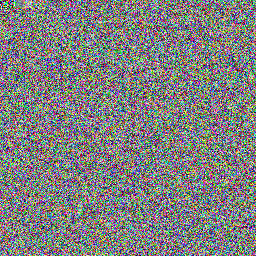
%> input picture image_encrypt_2D/image_encrypt_lena_with_t1.bmp, 256 x 256 px, given in place of plain_image.bmp, which was not available
$ octave Main_Decrypt_color.m   (GNU Octave 9; MATLAB toolbox functions it lacks are replaced by stand-ins)
%> lines starting %> are read from the running program, lines starting %| are printed output that depends on the picture; in (x1, y1, x2, y2) boxes, pixels count from 0 and x2, y2 are one past the last pixel; in counts of white or black regions, pixels touching at a corner belong together; the program's own positions count from 1; pictures that were not available may be replaced by others from this repository, and a replacement may not be noted
### image_encrypt_2D/LTS.m
function T = LTS(x0,r0,N0,N)
% LTS混沌系统
% x0 r0初始值
% N0 舍去的长度
% N 混沌系统的长度
T = zeros(1,N0+1+N);
T(1) = x0;
for i=2:(N0+N)+1
    if T(i-1)<0.5
        T(i) = mod(r0*T(i-1)*(1-T(i-1))+(4-r0)*T(i-1)/2,1);
    end
    if T(i-1)>=0.5
        T(i) = mod(r0*T(i-1)*(1-T(i-1))+(4-r0)*(1-T(i-1))/2,1);
    end
end
T = T(1,N0+2:length(T));
end

### image_encrypt_2D/SVD_Optimize.m
function Phi = SVD_Optimize(A)
    %-- 使用奇异值分解SVD来优化矩阵
    [M,N] = size(A);
    t = 5;

    %-- 测量矩阵A进行SVD分解, 计算对角矩阵S的平均值mean，得到对角矩阵S大于等于mean的总数f
    [~,S,~] = svd(A);
    mean = 0;
    for i=1:M
        mean = mean + S(i,i);
    end

    f = 0;
    for i=1:M
        if S(i,i)>=mean
            f = f+1;
        end
    end

    %-- 构造一个M*N的矩阵J，矩阵J的前f列乘以t
    J = ones(M,N);
    for j=1:f
        J(:,j) = J(:,j)*t;
    end

    %-- A与J点乘，
    A1 = A.*J;
    [U,S1,V] = svd(A1);
    for i=1:M
        S1(i,i) = 1;
    end
    Phi = U*S1*V';

end

### image_encrypt_2D/LSS.m
function P = LSS(x0,r0,N0,N)
P = zeros(1,N0+1+N);
P(1) = x0;
for i=2:(N0+N+1)
    P(i) = mod((r0*P(i-1)*(1-P(i-1))+(4-r0)*sin(pi*P(i-1))/4),1);
end
P = P(1,N0+2:length(P));
end

### image_encrypt_2D/TSS.m
function T = TSS(x0,r0,N0,N)
%--- TSS混沌系统
%--- x0 r0初始值
%--- N0需要丢弃的前N0个值
%--- N迭代的长度
T = zeros(1,N0+1+N);
T(1,1) = x0;

for i=2:(N0+1+N)
    if T(i-1)<0.5
        T(i) = mod(r0*T(i-1)/2+(4-r0)*sin(pi*T(i-1))/4,1);
    else
        T(i) = mod(r0*(1-T(i-1))/2+(4-r0)*sin(pi*T(i-1))/4,1);
    end
end
T = T(1,N0+2:length(T));
end

### image_encrypt_2D/divide_blocks.m
%% 子函数 分块函数，a为每块的边长，I为要分块的图像，num为返回第几大块
function fv=divide_blocks(block_size,image,num)
[~,N]=size(image);
N=N/block_size;
x=floor(num/N)+1;      %第几大行
y=mod(num,N);          %第几大列
if y==0
    x=x-1;
    y=N;
end
fv=image(block_size*(x-1)+1:block_size*x,block_size*(y-1)+1:block_size*y);

### image_encrypt_2D/DNA_encode_.m
%% 子函数 DNA编码
function sub_block_DNA=DNA_encode_(sub_block,num)
[M,N] = size(sub_block);
sub_block_DNA=strings(M,4*N);

for i=1:M
    for j=1:N
        a1=bitand(sub_block(i,j),192)/64;  %取第1、2两位
        a2=bitand(sub_block(i,j),48)/16;   %取第3，4两位
        a3=bitand(sub_block(i,j),12)/4;    %取第5、6两位
        a4=bitand(sub_block(i,j),3);       %取第7、8两位
        switch num
            case 1
                if a1==0                   %-- 编码第 1 2位
                    sub_block_DNA(i,((j-1)*4+1)) = 'A';
                elseif a1==1
                    sub_block_DNA(i,((j-1)*4+1)) = 'C';
                elseif a1==2
                    sub_block_DNA(i,((j-1)*4+1)) = 'G';
                else
                    sub_block_DNA(i,((j-1)*4+1)) = 'T';
                end
                if a2==0                   %-- 编码第 3 4位
                    sub_block_DNA(i,((j-1)*4+2)) = 'A';
                elseif a2==1
                    sub_block_DNA(i,((j-1)*4+2)) = 'C';
                elseif a2==2
                    sub_block_DNA(i,((j-1)*4+2)) = 'G';
                else
                    sub_block_DNA(i,((j-1)*4+2)) = 'T';
                end
                if a3==0                   %-- 编码第 5 6位
                    sub_block_DNA(i,((j-1)*4+3)) = 'A';
                elseif a3==1
                    sub_block_DNA(i,((j-1)*4+3)) = 'C';
                elseif a3==2
                    sub_block_DNA(i,((j-1)*4+3)) = 'G';
                else
                    sub_block_DNA(i,((j-1)*4+3)) = 'T';
                end
                if a4==0
                    sub_block_DNA(i,((j-1)*4+4)) = 'A';
                elseif a4==1
                    sub_block_DNA(i,((j-1)*4+4)) = 'C';
                elseif a4==2
                    sub_block_DNA(i,((j-1)*4+4)) = 'G';
                else
                    sub_block_DNA(i,((j-1)*4+4)) = 'T';
                end
            case 2
                if a1==0                   %-- 编码第 1 2位
                    sub_block_DNA(i,((j-1)*4+1)) = 'A';
                elseif a1==1
                    sub_block_DNA(i,((j-1)*4+1)) = 'G';
                elseif a1==2
                    sub_block_DNA(i,((j-1)*4+1)) = 'C';
                else
                    sub_block_DNA(i,((j-1)*4+1)) = 'T';
                end
                if a2==0                   %-- 编码第 3 4位
                    sub_block_DNA(i,((j-1)*4+2)) = 'A';
                elseif a2==1
                    sub_block_DNA(i,((j-1)*4+2)) = 'G';
                elseif a2==2
                    sub_block_DNA(i,((j-1)*4+2)) = 'C';
                else
                    sub_block_DNA(i,((j-1)*4+2)) = 'T';
                end
                if a3==0                   %-- 编码第 5 6位
                    sub_block_DNA(i,((j-1)*4+3)) = 'A';
                elseif a3==1
                    sub_block_DNA(i,((j-1)*4+3)) = 'G';
                elseif a3==2
                    sub_block_DNA(i,((j-1)*4+3)) = 'C';
                else
                    sub_block_DNA(i,((j-1)*4+3)) = 'T';
                end
                if a4==0
                    sub_block_DNA(i,((j-1)*4+4)) = 'A';
                elseif a4==1
                    sub_block_DNA(i,((j-1)*4+4)) = 'G';
                elseif a4==2
                    sub_block_DNA(i,((j-1)*4+4)) = 'C';
                else
                    sub_block_DNA(i,((j-1)*4+4)) = 'T';
                end
            case 3
                if a1==0                   %-- 编码第 1 2位
                    sub_block_DNA(i,((j-1)*4+1)) = 'T';
                elseif a1==1
                    sub_block_DNA(i,((j-1)*4+1)) = 'C';
                elseif a1==2
                    sub_block_DNA(i,((j-1)*4+1)) = 'G';
                else
                    sub_block_DNA(i,((j-1)*4+1)) = 'A';
                end
                if a2==0                   %-- 编码第 3 4位
                    sub_block_DNA(i,((j-1)*4+2)) = 'T';
                elseif a2==1
                    sub_block_DNA(i,((j-1)*4+2)) = 'C';
                elseif a2==2
                    sub_block_DNA(i,((j-1)*4+2)) = 'G';
                else
                    sub_block_DNA(i,((j-1)*4+2)) = 'A';
                end
                if a3==0                   %-- 编码第 5 6位
                    sub_block_DNA(i,((j-1)*4+3)) = 'T';
                elseif a3==1
                    sub_block_DNA(i,((j-1)*4+3)) = 'C';
                elseif a3==2
                    sub_block_DNA(i,((j-1)*4+3)) = 'G';
                else
                    sub_block_DNA(i,((j-1)*4+3)) = 'A';
                end
                if a4==0
                    sub_block_DNA(i,((j-1)*4+4)) = 'T';
                elseif a4==1
                    sub_block_DNA(i,((j-1)*4+4)) = 'C';
                elseif a4==2
                    sub_block_DNA(i,((j-1)*4+4)) = 'G';
                else
                    sub_block_DNA(i,((j-1)*4+4)) = 'A';
                end
            case 4
                if a1==0                   %-- 编码第 1 2位
                    sub_block_DNA(i,((j-1)*4+1)) = 'C';
                elseif a1==1
                    sub_block_DNA(i,((j-1)*4+1)) = 'T';
                elseif a1==2
                    sub_block_DNA(i,((j-1)*4+1)) = 'A';
                else
                    sub_block_DNA(i,((j-1)*4+1)) = 'G';
                end
                if a2==0                   %-- 编码第 3 4位
                    sub_block_DNA(i,((j-1)*4+2)) = 'C';
                elseif a2==1
                    sub_block_DNA(i,((j-1)*4+2)) = 'T';
                elseif a2==2
                    sub_block_DNA(i,((j-1)*4+2)) = 'A';
                else
                    sub_block_DNA(i,((j-1)*4+2)) = 'G';
                end
                if a3==0                   %-- 编码第 5 6位
                    sub_block_DNA(i,((j-1)*4+3)) = 'C';
                elseif a3==1
                    sub_block_DNA(i,((j-1)*4+3)) = 'T';
                elseif a3==2
                    sub_block_DNA(i,((j-1)*4+3)) = 'A';
                else
                    sub_block_DNA(i,((j-1)*4+3)) = 'G';
                end
                if a4==0
                    sub_block_DNA(i,((j-1)*4+4)) = 'C';
                elseif a4==1
                    sub_block_DNA(i,((j-1)*4+4)) = 'T';
                elseif a4==2
                    sub_block_DNA(i,((j-1)*4+4)) = 'A';
                else
                    sub_block_DNA(i,((j-1)*4+4)) = 'G';
                end
            case 5
                if a1==0                   %-- 编码第 1 2位
                    sub_block_DNA(i,((j-1)*4+1)) = 'G';
                elseif a1==1
                    sub_block_DNA(i,((j-1)*4+1)) = 'A';
                elseif a1==2
                    sub_block_DNA(i,((j-1)*4+1)) = 'T';
                else
                    sub_block_DNA(i,((j-1)*4+1)) = 'C';
                end
                if a2==0                   %-- 编码第 3 4位
                    sub_block_DNA(i,((j-1)*4+2)) = 'G';
                elseif a2==1
                    sub_block_DNA(i,((j-1)*4+2)) = 'A';
                elseif a2==2
                    sub_block_DNA(i,((j-1)*4+2)) = 'T';
                else
                    sub_block_DNA(i,((j-1)*4+2)) = 'C';
                end
                if a3==0                   %-- 编码第 5 6位
                    sub_block_DNA(i,((j-1)*4+3)) = 'G';
                elseif a3==1
                    sub_block_DNA(i,((j-1)*4+3)) = 'A';
                elseif a3==2
                    sub_block_DNA(i,((j-1)*4+3)) = 'T';
                else
                    sub_block_DNA(i,((j-1)*4+3)) = 'C';
                end
                if a4==0
                    sub_block_DNA(i,((j-1)*4+4)) = 'G';
                elseif a4==1
                    sub_block_DNA(i,((j-1)*4+4)) = 'A';
                elseif a4==2
                    sub_block_DNA(i,((j-1)*4+4)) = 'T';
                else
                    sub_block_DNA(i,((j-1)*4+4)) = 'C';
                end
            case 6
                if a1==0                   %-- 编码第 1 2位
                    sub_block_DNA(i,((j-1)*4+1)) = 'G';
                elseif a1==1
                    sub_block_DNA(i,((j-1)*4+1)) = 'T';
                elseif a1==2
                    sub_block_DNA(i,((j-1)*4+1)) = 'A';
                else
                    sub_block_DNA(i,((j-1)*4+1)) = 'C';
                end
                if a2==0                   %-- 编码第 3 4位
                    sub_block_DNA(i,((j-1)*4+2)) = 'G';
                elseif a2==1
                    sub_block_DNA(i,((j-1)*4+2)) = 'T';
                elseif a2==2
                    sub_block_DNA(i,((j-1)*4+2)) = 'A';
                else
                    sub_block_DNA(i,((j-1)*4+2)) = 'C';
                end
                if a3==0                   %-- 编码第 5 6位
                    sub_block_DNA(i,((j-1)*4+3)) = 'G';
                elseif a3==1
                    sub_block_DNA(i,((j-1)*4+3)) = 'T';
                elseif a3==2
                    sub_block_DNA(i,((j-1)*4+3)) = 'A';
                else
                    sub_block_DNA(i,((j-1)*4+3)) = 'C';
                end
                if a4==0
                    sub_block_DNA(i,((j-1)*4+4)) = 'G';
                elseif a4==1
                    sub_block_DNA(i,((j-1)*4+4)) = 'T';
                elseif a4==2
                    sub_block_DNA(i,((j-1)*4+4)) = 'A';
                else
                    sub_block_DNA(i,((j-1)*4+4)) = 'C';
                end
            case 7
                if a1==0                   %-- 编码第 1 2位
                    sub_block_DNA(i,((j-1)*4+1)) = 'C';
                elseif a1==1
                    sub_block_DNA(i,((j-1)*4+1)) = 'A';
                elseif a1==2
                    sub_block_DNA(i,((j-1)*4+1)) = 'T';
                else
                    sub_block_DNA(i,((j-1)*4+1)) = 'G';
                end
                if a2==0                   %-- 编码第 3 4位
                    sub_block_DNA(i,((j-1)*4+2)) = 'C';
                elseif a2==1
                    sub_block_DNA(i,((j-1)*4+2)) = 'A';
                elseif a2==2
                    sub_block_DNA(i,((j-1)*4+2)) = 'T';
                else
                    sub_block_DNA(i,((j-1)*4+2)) = 'G';
                end
                if a3==0                   %-- 编码第 5 6位
                    sub_block_DNA(i,((j-1)*4+3)) = 'C';
                elseif a3==1
                    sub_block_DNA(i,((j-1)*4+3)) = 'A';
                elseif a3==2
                    sub_block_DNA(i,((j-1)*4+3)) = 'T';
                else
                    sub_block_DNA(i,((j-1)*4+3)) = 'G';
                end
                if a4==0
                    sub_block_DNA(i,((j-1)*4+4)) = 'C';
                elseif a4==1
                    sub_block_DNA(i,((j-1)*4+4)) = 'A';
                elseif a4==2
                    sub_block_DNA(i,((j-1)*4+4)) = 'T';
                else
                    sub_block_DNA(i,((j-1)*4+4)) = 'G';
                end
            case 8
                if a1==0                   %-- 编码第 1 2位
                    sub_block_DNA(i,((j-1)*4+1)) = 'T';
                elseif a1==1
                    sub_block_DNA(i,((j-1)*4+1)) = 'G';
                elseif a1==2
                    sub_block_DNA(i,((j-1)*4+1)) = 'C';
                else
                    sub_block_DNA(i,((j-1)*4+1)) = 'A';
                end
                if a2==0                   %-- 编码第 3 4位
                    sub_block_DNA(i,((j-1)*4+2)) = 'T';
                elseif a2==1
                    sub_block_DNA(i,((j-1)*4+2)) = 'G';
                elseif a2==2
                    sub_block_DNA(i,((j-1)*4+2)) = 'C';
                else
                    sub_block_DNA(i,((j-1)*4+2)) = 'A';
                end
                if a3==0                   %-- 编码第 5 6位
                    sub_block_DNA(i,((j-1)*4+3)) = 'T';
                elseif a3==1
                    sub_block_DNA(i,((j-1)*4+3)) = 'G';
                elseif a3==2
                    sub_block_DNA(i,((j-1)*4+3)) = 'C';
                else
                    sub_block_DNA(i,((j-1)*4+3)) = 'A';
                end
                if a4==0
                    sub_block_DNA(i,((j-1)*4+4)) = 'T';
                elseif a4==1
                    sub_block_DNA(i,((j-1)*4+4)) = 'G';
                elseif a4==2
                    sub_block_DNA(i,((j-1)*4+4)) = 'C';
                else
                    sub_block_DNA(i,((j-1)*4+4)) = 'A';
                end
        end
    end
end


### image_encrypt_2D/create_MM.m
function Phi = create_MM(nums_row,nums_col,x0,r0)

   N0 = 1000;
% [4 lines of commented-out code are left out]

   Phi = reshape(LTS(x0,r0,N0,nums_row*nums_col),nums_row, nums_col);
   Phi = SVD_Optimize(Phi);

   %% 托普利兹矩阵
%    t = LTS(x0,r0,N0,2*nums_col-1);
%    Phi = toeplitz(t(nums_col:end),fliplr(t(1:nums_col)));
%    Phi = Phi(1:nums_row,:);

   %% 稀疏随机矩阵
%    d = 10;
%    Phi = SparseRandomMtx(nums_row,nums_col,d);

   %% 部分哈达玛矩阵
%    Phi = PartHadamardMtx(nums_row,nums_col);

   %% 高斯矩阵
%     Phi = randn(nums_row,nums_col);
%     Phi = SVD_Optimize(Phi);
end

### image_encrypt_2D/Main_Decrypt_color.m
clc;
clear;

load('secret_key','K','x01','r01','x02','r02','x03','r03','x04','r04','x05','r05','x06','r06','N0','d','CR','image_compress_R_min','image_compress_R_max','image_compress_G_min','image_compress_G_max','image_compress_B_min','image_compress_B_max','t1','t2','t3','t4','t5','t6','entropy_R','entropy_G','entropy_B','block_fill');
plain_image = imread('plain_image.bmp','bmp');
%> plain_image is the input picture: size 256x256x3 uint8; mean R, G, B 127.4, 127.7, 127.4
[~,N,~] = size(plain_image);
%> N = 256
image_encrypt = double(imread('image_encrypt.bmp','bmp'));
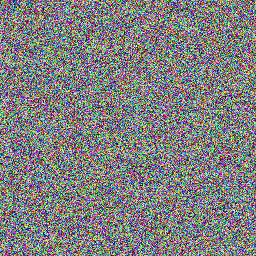
%> input picture image_encrypt_2D/image_encrypt.bmp, 256 x 256 px
image_encrypt_R = image_encrypt(:,:,1);
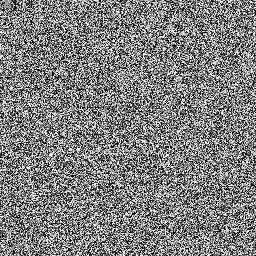
%> image_encrypt_R: size 256x256 double; min 0, max 255, mean 127.2
image_encrypt_G = image_encrypt(:,:,2);
image_encrypt_B = image_encrypt(:,:,3);
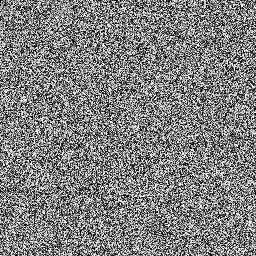
%> image_encrypt_B: size 256x256 double; min 0, max 255, mean 127.7


% [62 lines of commented-out code are left out]
image_encrypt_R(1:24,1:24) = 0;           %-- 左上
image_encrypt_R(1:24,233:256) = 0;        %-- 右上
image_encrypt_R(233:256,1:24) = 0;        %-- 左下
image_encrypt_R(233:256,233:256) = 0;     %-- 右下
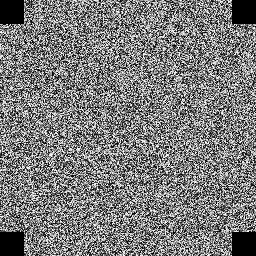
%> image_encrypt_R: size 256x256 double; min 0, max 255, mean 122.8

image_encrypt_G(1:24,1:24) = 0;           %-- 左上
image_encrypt_G(1:24,233:256) = 0;        %-- 右上
image_encrypt_G(233:256,1:24) = 0;        %-- 左下
image_encrypt_G(233:256,233:256) = 0;     %-- 右下
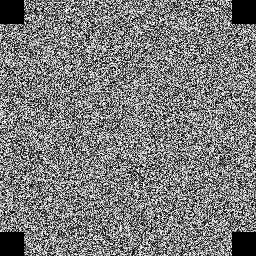
%> image_encrypt_G: size 256x256 double; min 0, max 255, mean 122.9

image_encrypt_B(1:24,1:24) = 0;           %-- 左上
image_encrypt_B(1:24,233:256) = 0;        %-- 右上
image_encrypt_B(233:256,1:24) = 0;        %-- 左下
image_encrypt_B(233:256,233:256) = 0;     %-- 右下
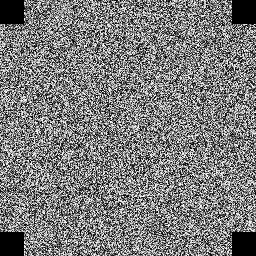
%> image_encrypt_B: size 256x256 double; min 0, max 255, mean 123.2

% K(48,8) = '1';
k = zeros(1,48);
for i=1:48
    k(i) = bin2dec(K(i,:));
end

%% 计算LTS混沌系统的初始值 x01 r01
% 初始参数  作为密钥
t1 = 0.25;
t2 = 2.78;
t3 = 0.43;
t4 = 3.72;
t5 = 0.39;
t6 = 1.90;

sum_1 = k(1)+k(2)+k(3)+k(4)+k(5)+k(6);
sum_2 = k(7)+k(8)+k(9)+k(10)+k(11)+k(12);
x01 = mod(((sum_1/256)+t1),1);
r01 = mod(((sum_2/256)+t2),4);                  % -- 用于生成Phi1

x02 = mod((x01+(entropy_R+entropy_G)/2),1);
r02 = mod((r01+(entropy_R+entropy_B)/2),4);     % -- 用于生成Phi2


%% 计算LSS混沌系统的初始值 x03 r03
sum_3 = k(13);
for i=14:18
    sum_3 = bitxor(sum_3,k(i));
end
sum_4 = k(19);
for i=20:24
    sum_4 = bitxor(sum_4,k(i));
end

x03 = mod((sum_3/256)+t3,1);
r03 = mod((sum_4/256)+t4,4);

x04 = mod((x03+entropy_R+entropy_G+entropy_B),1);
r04 = mod((r03+entropy_R+entropy_G+entropy_B),4);


%% 计算TSS混沌系统的初始参数 x05 r05

sum_5 = bitxor(k(25)+k(26)+k(27),k(28)+k(29)+k(30));
x05 = mod((sum_5/256)+t5,1);

sum_6 = bitxor(k(31)+k(32)+k(33),k(34)+k(35)+k(36));
r05 = mod((sum_6/256)+t6,1);


%% Josephus 的参数
x06 = (k(37)+k(38)+k(39)+k(40)+k(41)+k(42)) / 6;
r06 = bitxor(k(43)+k(44)+k(45),k(46)+k(47)+k(48));


%% 生成测量矩阵

CR = 0.25;                                                %   压缩比率
image_size = N;                                        %   the number of rows (or columns) of the image ( square matrix only! )
%> image_size = 256
num_levels = 3;                                        %   Wavelet decomposition level
M = round(sqrt(CR * image_size * image_size));
%> M = 128
block_size = 8;                                        %   块的大小
block_fill = block_size - mod(M,block_size);
%> block_fill = 8
if block_fill ~= block_size
    M = M + block_fill;
end
block_nums = (M/block_size) * (M/block_size);          %   块的数量
%> block_nums = 256

Phi1 = create_MM(M,N,x01,r01);                         %   LTS混沌序列生成测量矩阵
%> after the loop in SVD_Optimize, `for j=1:f`: J: size 128x256 double; every value is 1
%> after the loop in SVD_Optimize, `for i=1:M`:
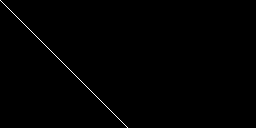
%> S1: size 128x256 double; values 0 (black) and 1 (white), 0.39% white in thin lines or dots, all inside (x1, y1, x2, y2) = (0, 0, 128, 128)
Phi2 = create_MM(M,N,x02,r02);


% -- LSS生成用于DNA_encode DNA_decode的混沌序列
Lss_DNA_encode = LSS(x03,r03,N0,block_nums*d);     %-- DNA_encode
Lss_DNA_decode = LSS(x04,r04,N0,block_nums*d);     %-- DNA_decode

for i=1:block_nums
        Lss_DNA_encode(i) = mod(round(Lss_DNA_encode((i-1)*d+1)*1000),8) + 1;
        Lss_DNA_decode(i) = mod(round(Lss_DNA_decode((i-1)*d+1)*1000),8) + 1;
end
Lss_DNA_encode = Lss_DNA_encode(1:block_nums);
Lss_DNA_decode = Lss_DNA_decode(1:block_nums);

% -- 生成用于DNA置乱扩散的混沌序列T
T = TSS(x05,r05,N0,block_nums*d);
for i=1:block_nums
    T(i) = mod(round(T((i-1)*d+1)*1000),4)+1;
end
T = T(1:block_nums);
%> the run ends on the next line


%% 解密图像
% [23 lines of commented-out code are left out]

for i=block_nums:-1:1

    %-- 上一块
    if i==1
        d_sub_block_R_last = divide_blocks(block_size,image_decrypt_R_is,block_nums);
        d_sub_block_G_last = divide_blocks(block_size,image_decrypt_G_is,block_nums);
        d_sub_block_B_last = divide_blocks(block_size,image_decrypt_B_is,block_nums);

        d_sub_block_R_DNA_last = DNA_encode_(d_sub_block_R_last,Lss_DNA_encode(block_nums));
        d_sub_block_G_DNA_last = DNA_encode_(d_sub_block_G_last,Lss_DNA_encode(block_nums));
        d_sub_block_B_DNA_last = DNA_encode_(d_sub_block_B_last,Lss_DNA_encode(block_nums));
    else
        d_sub_block_R_last = divide_blocks(block_size,image_encrypt_R,i-1);
        d_sub_block_G_last = divide_blocks(block_size,image_encrypt_G,i-1);
        d_sub_block_B_last = divide_blocks(block_size,image_encrypt_B,i-1);

        d_sub_block_R_DNA_last = DNA_encode_(d_sub_block_R_last,Lss_DNA_decode(i-1));
